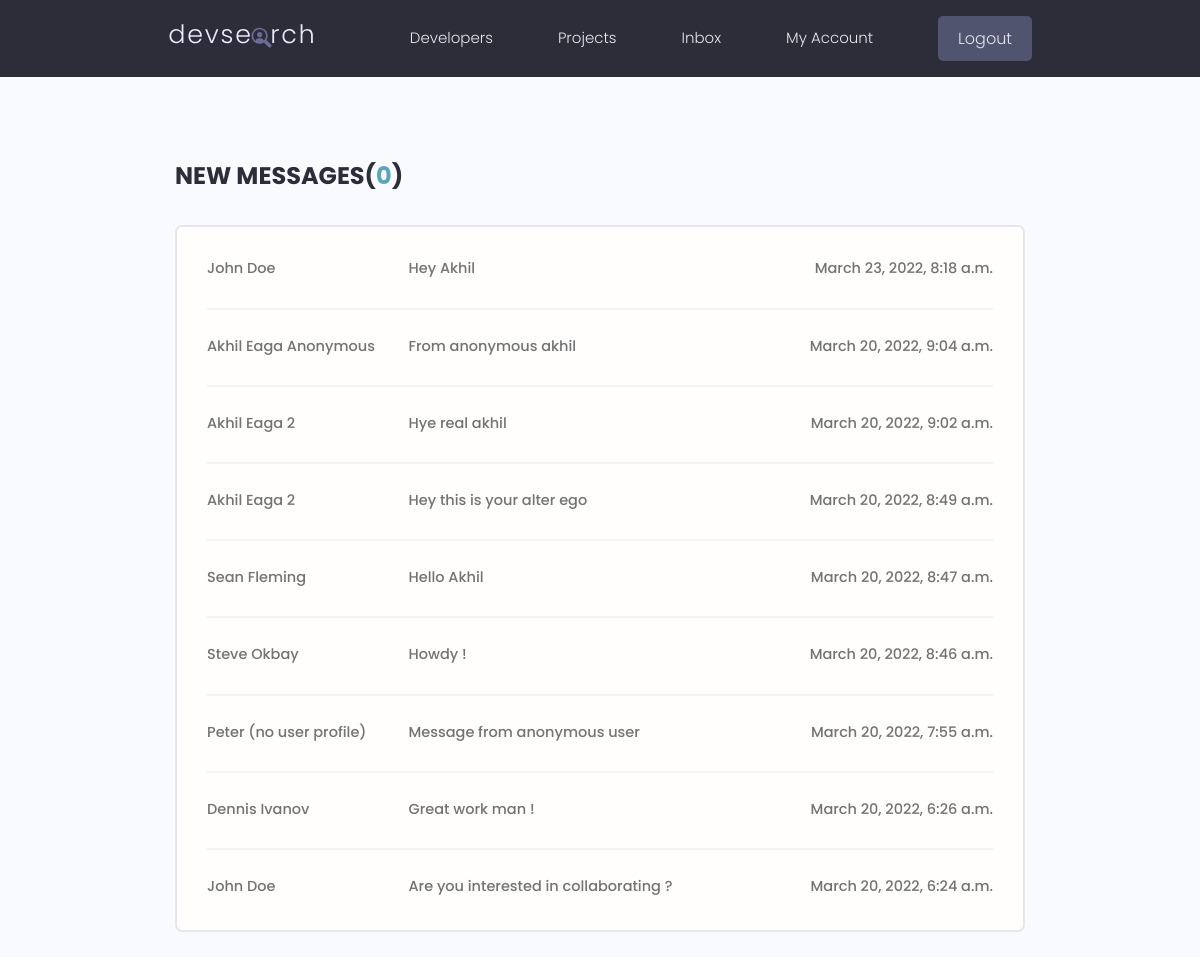
The app's page /inbox/ (signed in), older data.
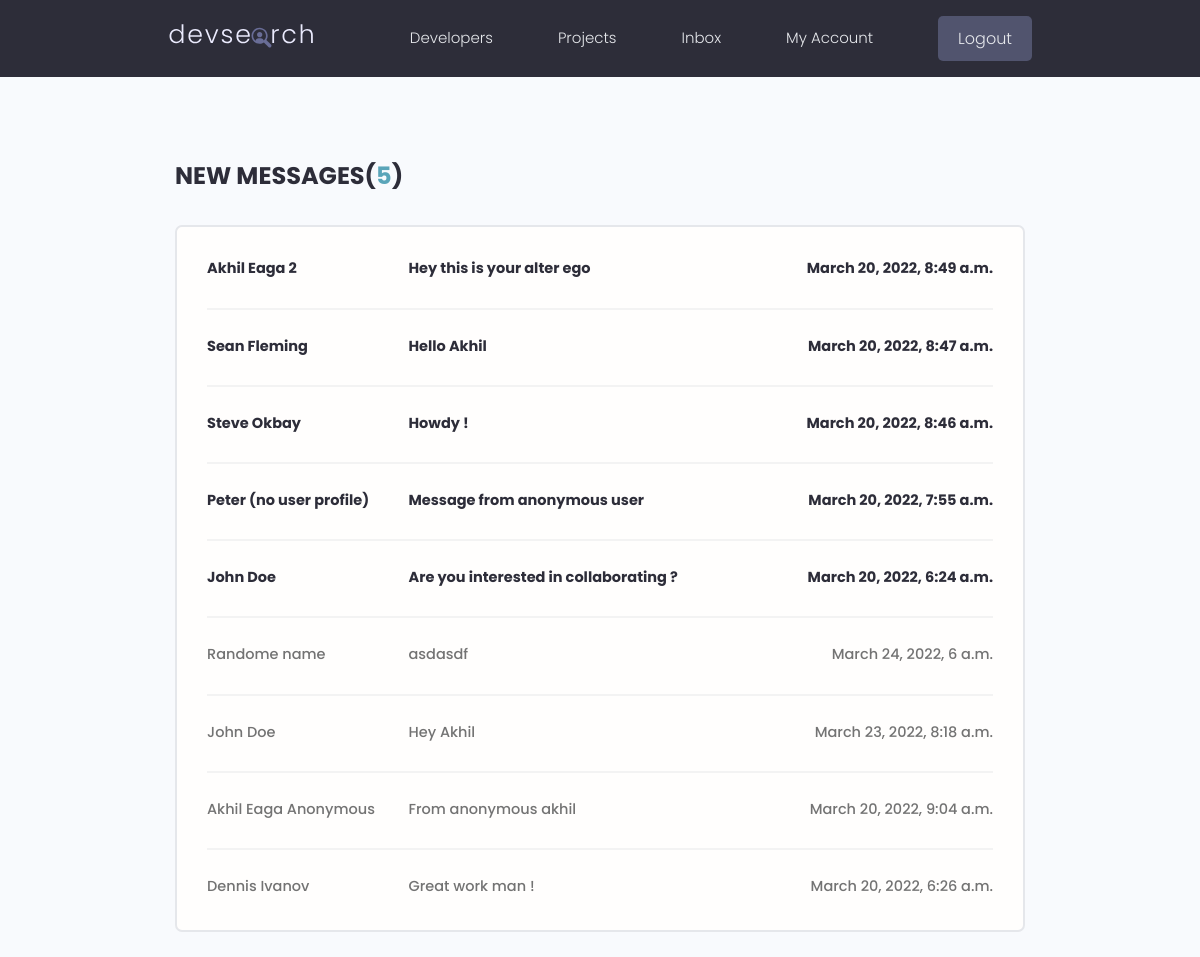
The same page, newer data.
### users/models.py (models this page shows, shortened)
class Message(models.Model):
    sender = models.ForeignKey(Profile, on_delete=models.SET_NULL, null=True, blank=True)
    recipient = models.ForeignKey(Profile, on_delete=models.SET_NULL, null=True, blank=True, related_name="messages")
    name = models.CharField(max_length=200, null=True, blank=True)
    email = models.EmailField(max_length=200, null=True, blank=True)
    subject = models.CharField(max_length=200, null=True, blank=True)
    body = models.TextField(max_length=1000, null=True) # we dont a blank message, so did not set blank=True
    is_read = models.BooleanField(default=False, null=True) # represents whether the message is read or not
    created = models.DateTimeField(auto_now_add=True)
    id = models.UUIDField(default=uuid.uuid4, unique=True, primary_key=True, editable=False)
    class Meta:
        ordering = ['is_read', '-created']

### users/views.py (the view)
# urls.py: path('inbox/', views.inbox, name="inbox"),
@login_required(login_url='login')
def inbox(request):
    profile = request.user.profile
    messageRequests = profile.messages.all()
    unreadCount = messageRequests.filter(is_read=False).count()
    context = {
        'messageRequests': messageRequests,
        'unreadCount': unreadCount
    }
    return render(request, 'users/inbox.html', context)

### users/templates/users/inbox.html
{% extends 'main.html' %}
{% block content %}
<main class="inbox my-xl">
  <div class="content-box">
    <h3 class="inbox__title">New Messages(<span>{{unreadCount}}</span>)</h3>
    {% if messageRequests.count == 0%}
    <p>You have no messages !</p>
    {% else %}
    <ul class="messages">
      {% for message in messageRequests %}
      {% if message.is_read == False %}
      <li class="message message--unread">
        {% else %}
      <li class="message">
        {% endif %}
        <a href="{% url 'message' message.id %}">
          <span class=" message__author">{{ message.name }}</span>
          <span class="message__subject">{{message.subject}}</span>
          <span class="message__date">{{message.created}}</span>
        </a>
      </li>
      {% endfor %}
      {% endif %}
    </ul>
  </div>
</main>
{% endblock content %}

Row changes from the older to the newer data that the page shows:
removed Message: name "Akhil Eaga 2", subject "Hye real akhil", created "March 20, 2022, 9:02 a.m."
changed Message "Akhil Eaga 2": is_read True → False (drawn)
changed Message "Sean Fleming": is_read True → False (drawn)
changed Message "Steve Okbay": is_read True → False (drawn)
changed Message "Peter (no user profile)": is_read True → False (drawn)
changed Message "Are you interested in collaborating ?": is_read True → False (drawn); moves up the list
added Message: name "Randome name", subject "asdasdf", created "March 24, 2022, 6 a.m."
shown differently, row unchanged: Message "Hey Akhil": moves down the list
shown differently, row unchanged: Message "Akhil Eaga Anonymous": moves down the list
Text that changed along with them:
{{ unreadCount }}: "0" → "5"
